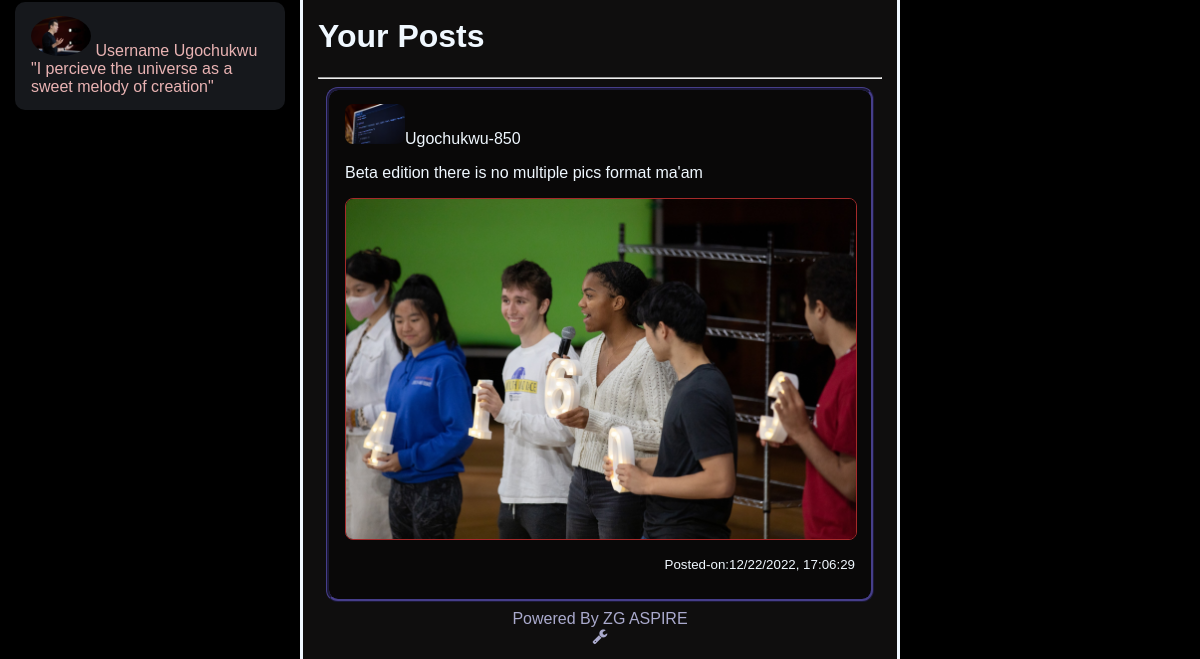
The page /profile (signed in, lower part) on the database as committed earlier.
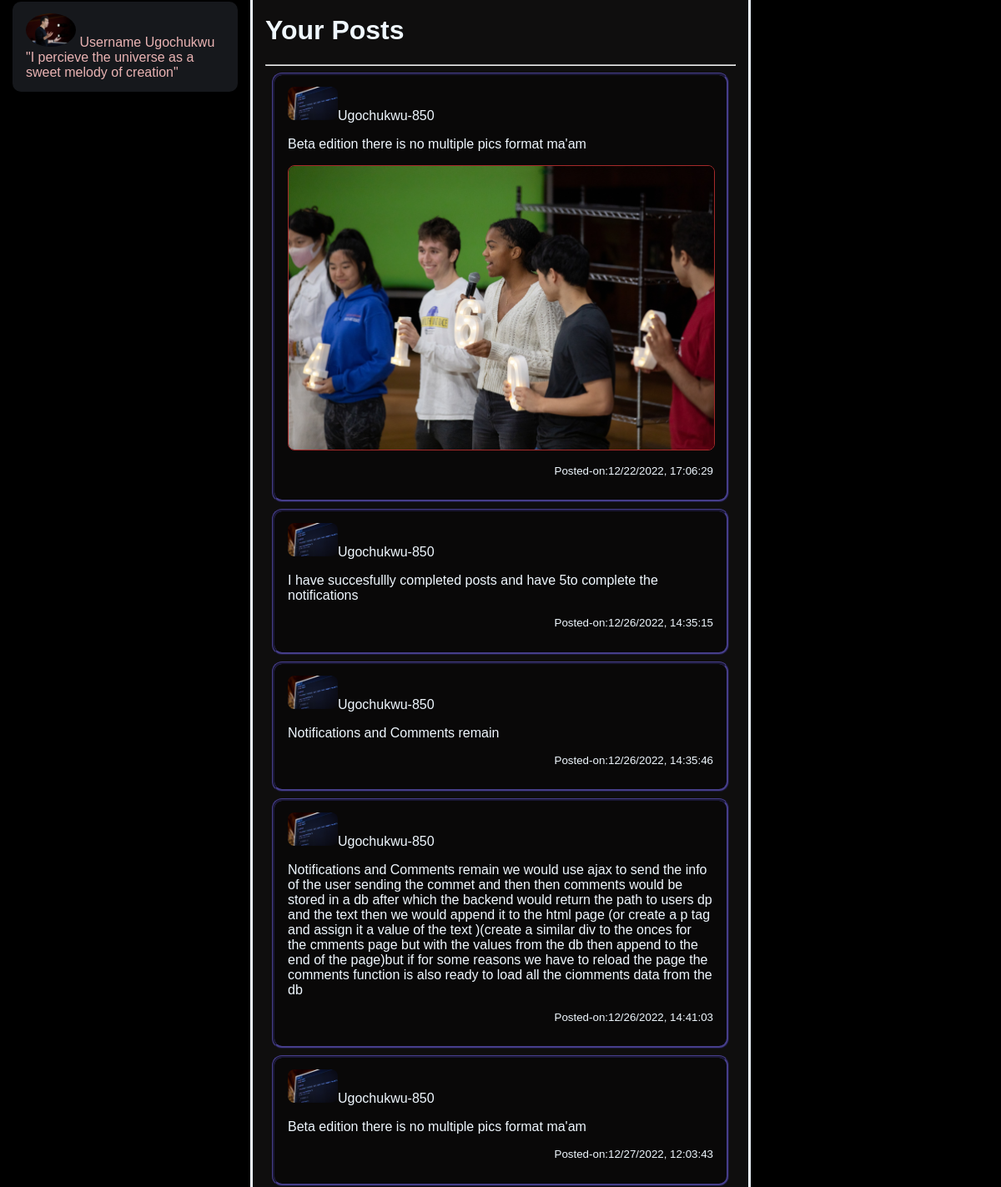
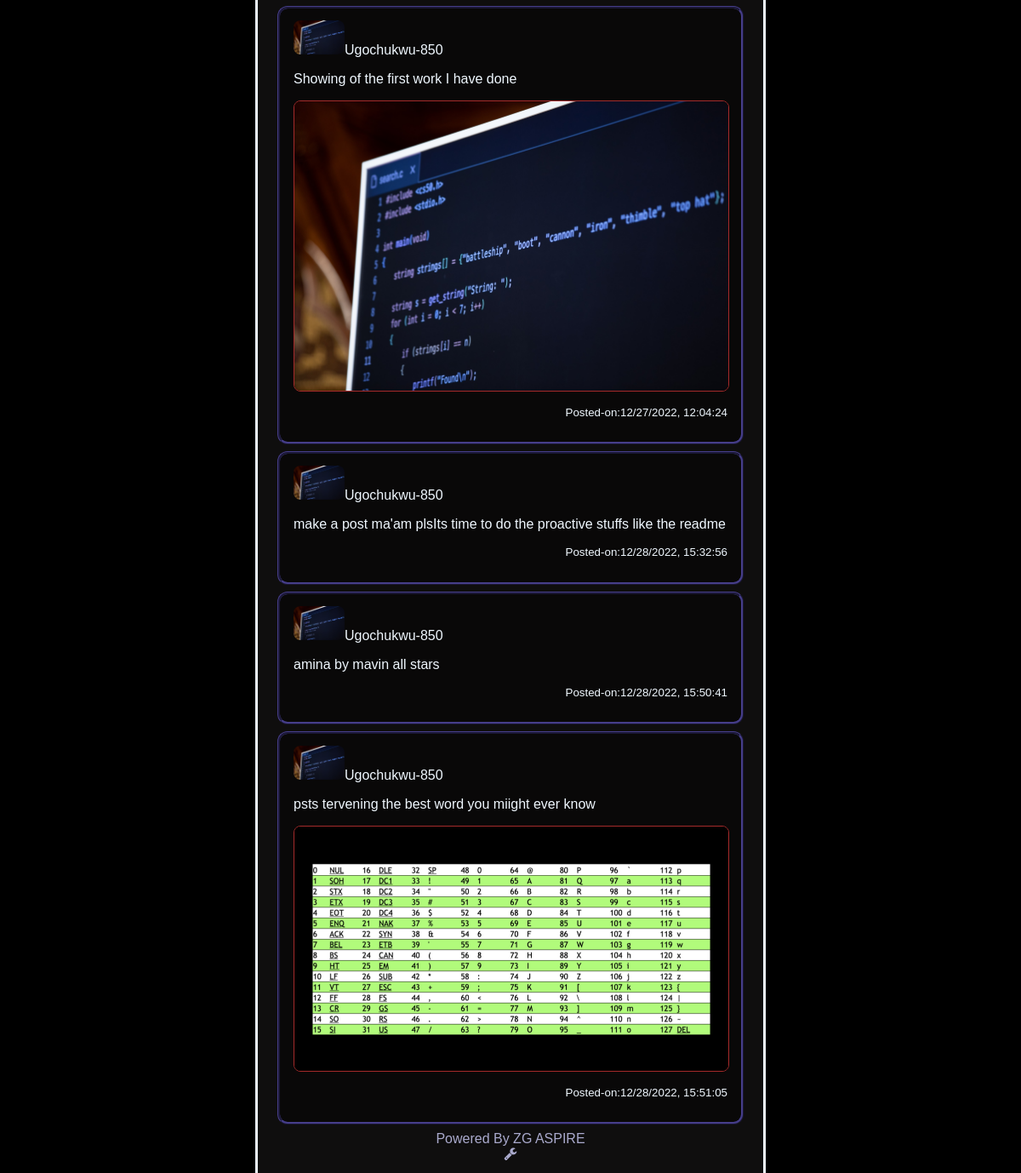
The same page on the database as committed later (2 pictures, top to bottom).
### tables this page shows
CREATE TABLE posts(user_id INTEGER , post TEXT, image_path TEXT ,time TEXT,  post_id INTEGER PRIMARY KEY AUTOINCREMENT, FOREIGN KEY(user_id) REFERENCES users(id));

CREATE TABLE users(id INTEGER PRIMARY KEY AUTOINCREMENT , name TEXT, username TEXT,nickname TEXT,  hash TEXT, quote TEXT, email TEXT, coverphoto_path TEXT, dp_path TEXT);

### app.py (the view)
@app.route("/profile")
@login_required
def profile():
    dataf = db.execute("SELECT * FROM users WHERE id = ?", session["user_id"])
    name = dataf[0]["name"]
    username = dataf[0]["username"]
    email = dataf[0]["email"]
    quote = dataf[0]["quote"]
    dp_path = dataf[0]["dp_path"]
    coverphoto_path = dataf[0]["coverphoto_path"]
    data = db.execute("SELECT * FROM posts WHERE user_id = ?", session["user_id"])
    if not data:
        return render_template("profile.html", name=name,username=username, email=email, quote=quote, dp_path=dp_path, cp_path=coverphoto_path)
    user_info = db.execute("SELECT * FROM users WHERE id = ?", session["user_id"])
    for value in data:
        value["username"] = user_info[0]["username"]
        value["dp_path"] = user_info[0]["dp_path"]
    return render_template("profile.html", data=data,  name=name,username=username, email=email, quote=quote, dp_path=dp_path, cp_path=coverphoto_path)

### app.py (called while the page is built)
@app.after_request
def after_request(response):
    response.headers["Cache-Control"] = "no-cache, no-store, must-revalidate"
    response.headers["Expires"] = 0
    response.headers["Pragma"] = "no-cache"
    return response

### helpers.py (called while the page is built)
def login_required(f):
    @wraps(f)
    def decorated_function(*args, **kwargs):
        if session.get("user_id") is None:
            return redirect("/login")
        return f(*args, **kwargs)
    return decorated_function

### templates/profile.html (shortened to what this page needs)
<!DOCTYPE html>
<html lang="en">
<head>
    <link rel="stylesheet" href="/static/profile.css">
    <link rel="stylesheet" href="https://cdnjs.cloudflare.com/ajax/libs/font-awesome/4.7.0/css/font-awesome.min.css">
    <link rel="stylesheet" href="https://cdnjs.cloudflare.com/ajax/libs/font-awesome/4.7.0/css/font-awesome.min.css">
</head>
<body>
    <div class="rows">
        <div class="col1">
            <div id="profile">
                <span id="dp"><a href="#"><img src="/static/cs503.jpg" alt="DP"></a></span>
                <span id="username">Username Ugochukwu </span>
                <br>
                <span id="user-link">"I percieve the universe as a sweet melody of creation"</span>
            </div>
        </div>
        <div class="col2">
            <div class="profile-interest">
                <h1>Your Posts</h1>
                <hr>
                {% if  data%}
                {% for value in data %}
                {% if value.image_path %}
                <div class="interest-card">
                        <div class="post-card-name">
                        <span id="dp"><img src="{{value.dp_path}}" alt="DP"><span id="username-post">{{value.username}}</span></span>
                        <p id="post-text">{{value.post}} </p>
                    </div>
                        <img src="{{value.image_path}}" alt="post-image" id="post-image">
                        <p id="time-stamp">Posted-on:{{value.time}}</p>
                </div>
                {% else %}
                <div class="interest-card">
                    <div class="post-card-name">
                    <span id="dp"><img src="{{value.dp_path}}" alt="DP"><span id="username-post">{{value.username}}</span></span>
                    <p id="post-text">{{value.post}} </p>
                </div>
                    <p id="time-stamp">Posted-on:{{value.time}}</p>
            </div>
                {% endif %}
                {% endfor %}
                {% else %}
                <h4 style="text-align:center; font:bold; color: white; font-style: oblique; padding: 14px;">You are all Done</h4>
                {% endif %}
            </div>
            <div class="profile-foot">
                Powered By ZG ASPIRE <i class="fa fa-wrench"></i>
            </div>
        </div>
        <div class="col3">
        </div>
</body>
</html>

### static/profile.css (style rules this page uses)
body { margin:0; background-color: black; color: aliceblue; font-family: 'Gill Sans', 'Gill Sans MT', Calibri, 'Trebuchet MS', sans-serif; }
.rows { display: grid; }
#profile img { width: 60px; border-radius: 50%; }
#dp { width: 60px; height: auto; border-radius: 40%; }
.rows { height: 100vh; display: grid; grid-template-columns: 25% 50% 25%; grid-template-areas: "bowl content content2"; border-right: 2px #8e2525; }
.col1 { padding: 15px; border: 5px white; border-width: 4px; border-color: #e9b3b3; }
.col2 { padding: 15px; font: bolder; border-top-style: none; border-bottom-style: none; border-left-style: solid; border-right-style:solid ; overflow-x: hidden; background-color: rgb(15, 14, 14); }
.col3 { padding: 15px; overflow-x: scroll; }
#profile { margin-top: auto; padding: 14px 16px; background-color: #16181C; border-radius: 10px; border-color: #707070; color: #e9b3b3; width: auto; height: auto; box-shadow: 2px blue; }
a { cursor: pointer; }
img { width: 60px; border: #16181C; border-radius: 8px; }
.interest-card { margin: 8px; border-style: ridge; border-color: rgb(70, 62, 138); border-width: 3px; border-radius: 12px; padding: 14px 16px; background-color: #090808; }
.interest-card #post-image { width: 100%; border: 1px solid brown; }
#time-stamp { font-size: smaller; font-family: 'Franklin Gothic Medium', 'Arial Narrow', Arial, sans-serif; text-align: end; }
.profile-foot { color: rgb(170, 170, 205); text-align: center; }
.profile-foot i { display: block; }
a { cursor: pointer; color: white; text-decoration: none; }

Rows that differ between the two databases and show on the page:
added posts: dp_path (picture), username "Ugochukwu-850", post "I have succesfullly completed posts and have 5to complete the notifications", time "12/26/2022, 14:35:15"
added posts: dp_path (picture), username "Ugochukwu-850", post "Notifications and Comments remain", time "12/26/2022, 14:35:46"
added posts: dp_path (picture), username "Ugochukwu-850", post "Notifications and Comments remain we would use ajax to send the info of the user sending the commet and then then comments would be stored in a db after which the backend would return the path to users dp and the text then we would append it to the html page (or create a p tag and assign it a value of the text )(create a similar div to the onces for the cmments page but with the values from the db then append to the end of the page)but if for some reasons we have to reload the page the comments function is also ready to load all the ciomments data from the db", time "12/26/2022, 14:41:03"
added posts: dp_path (picture), username "Ugochukwu-850", post "Beta edition there is no multiple pics format ma'am", time "12/27/2022, 12:03:43"
added posts: dp_path (picture), username "Ugochukwu-850", post "Showing of the first work I have done", image_path (picture), time "12/27/2022, 12:04:24"
added posts: dp_path (picture), username "Ugochukwu-850", post "make a post ma'am plsIts time to do the proactive stuffs like the readme", time "12/28/2022, 15:32:56"
added posts: dp_path (picture), username "Ugochukwu-850", post "amina by mavin all stars", time "12/28/2022, 15:50:41"
added posts: dp_path (picture), username "Ugochukwu-850", post "psts tervening the best word you miight ever know", image_path (picture), time "12/28/2022, 15:51:05"
